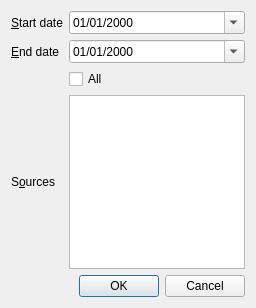
<?xml version="1.0" encoding="UTF-8"?>
<ui version="4.0">
 <class>UpdateQuotesDlg</class>
 <widget class="QDialog" name="UpdateQuotesDlg">
  <property name="windowModality">
   <enum>Qt::WindowModality::ApplicationModal</enum>
  </property>
  <property name="geometry">
   <rect>
    <x>0</x>
    <y>0</y>
    <width>256</width>
    <height>308</height>
   </rect>
  </property>
  <property name="windowTitle">
   <string>Update asset's quotes</string>
  </property>
  <layout class="QGridLayout" name="gridLayout">
   <item row="0" column="1">
    <widget class="QDateEdit" name="StartDateEdit">
     <property name="displayFormat">
      <string>dd/MM/yyyy</string>
     </property>
     <property name="calendarPopup">
      <bool>true</bool>
     </property>
     <property name="timeSpec">
      <enum>Qt::TimeSpec::UTC</enum>
     </property>
    </widget>
   </item>
   <item row="4" column="1">
    <widget class="QDialogButtonBox" name="buttonBox">
     <property name="orientation">
      <enum>Qt::Orientation::Horizontal</enum>
     </property>
     <property name="standardButtons">
      <set>QDialogButtonBox::StandardButton::Cancel|QDialogButtonBox::StandardButton::Ok</set>
     </property>
    </widget>
   </item>
   <item row="1" column="1">
    <widget class="QDateEdit" name="EndDateEdit">
     <property name="displayFormat">
      <string>dd/MM/yyyy</string>
     </property>
     <property name="calendarPopup">
      <bool>true</bool>
     </property>
     <property name="timeSpec">
      <enum>Qt::TimeSpec::UTC</enum>
     </property>
    </widget>
   </item>
   <item row="1" column="0">
    <widget class="QLabel" name="EndDateLbl">
     <property name="text">
      <string>&amp;End date</string>
     </property>
     <property name="buddy">
      <cstring>EndDateEdit</cstring>
     </property>
    </widget>
   </item>
   <item row="0" column="0">
    <widget class="QLabel" name="StartDateLbl">
     <property name="text">
      <string>&amp;Start date</string>
     </property>
     <property name="buddy">
      <cstring>StartDateEdit</cstring>
     </property>
    </widget>
   </item>
   <item row="2" column="1">
    <widget class="QCheckBox" name="AllSourcesCheck">
     <property name="text">
      <string>All</string>
     </property>
     <property name="tristate">
      <bool>true</bool>
     </property>
    </widget>
   </item>
   <item row="3" column="1">
    <widget class="QListWidget" name="SourcesList">
     <property name="editTriggers">
      <set>QAbstractItemView::EditTrigger::EditKeyPressed</set>
     </property>
     <property name="alternatingRowColors">
      <bool>true</bool>
     </property>
     <property name="sortingEnabled">
      <bool>true</bool>
     </property>
    </widget>
   </item>
   <item row="3" column="0">
    <widget class="QLabel" name="SourcesLbl">
     <property name="text">
      <string>S&amp;ources</string>
     </property>
     <property name="buddy">
      <cstring>SourcesList</cstring>
     </property>
    </widget>
   </item>
  </layout>
 </widget>
 <tabstops>
  <tabstop>StartDateEdit</tabstop>
  <tabstop>EndDateEdit</tabstop>
  <tabstop>AllSourcesCheck</tabstop>
  <tabstop>SourcesList</tabstop>
  <tabstop>buttonBox</tabstop>
 </tabstops>
 <resources/>
 <connections>
  <connection>
   <sender>buttonBox</sender>
   <signal>accepted()</signal>
   <receiver>UpdateQuotesDlg</receiver>
   <slot>accept()</slot>
   <hints>
    <hint type="sourcelabel">
     <x>248</x>
     <y>254</y>
    </hint>
    <hint type="destinationlabel">
     <x>157</x>
     <y>274</y>
    </hint>
   </hints>
  </connection>
  <connection>
   <sender>buttonBox</sender>
   <signal>rejected()</signal>
   <receiver>UpdateQuotesDlg</receiver>
   <slot>reject()</slot>
   <hints>
    <hint type="sourcelabel">
     <x>316</x>
     <y>260</y>
    </hint>
    <hint type="destinationlabel">
     <x>286</x>
     <y>274</y>
    </hint>
   </hints>
  </connection>
 </connections>
</ui>
